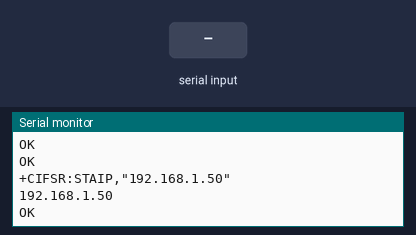
A sketch run on a simulated Arduino Uno, built with avr-gcc and run on an emulated ATmega328P. Parts: the last lines printed to the serial monitor. The test bench sets the inputs (shaded band). The modem accepts every AT command (registered, SIM ready, sends succeed) and sends nothing else.

Above: at 3.2 s.
3.3 s: "1" received over the second serial link
At 4.1 s:
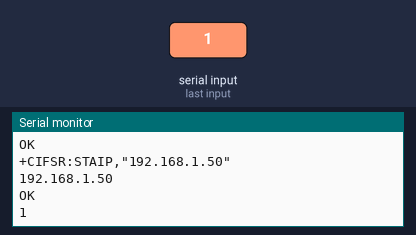
4.8 s: "0" received over the second serial link
At 5.3 s:
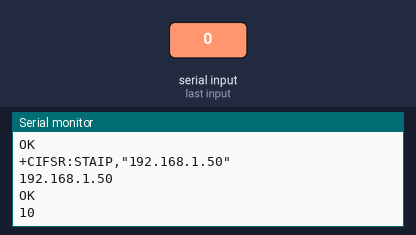

Measured:
- after the input at 3.3 s, the serial monitor: prints a new line at once (image 1)
- after the input at 4.8 s, the serial monitor: prints a new line at once (image 2)

The sketch:

A.ino
```cpp
#include <SoftwareSerial.h>
SoftwareSerial BT1(3, 2); // RX | TX CONECTADOS CRUZADOS CON EL MÓDULO WIFI

void setup()
{ Serial.begin(115200);
  BT1.begin(115200);
  BT1.println("AT+CWMODE=1"); // Establecer modo estación
  delay(500);
  BT1.println("AT+CWQAP"); // QUITAR PUNTO DE ACCESO
  delay(500);
  BT1.println("AT+CWJAP=\"gabriel\",\"Aa123456789\""); // establecer conxión
  // con usuario y contraseña
  BT1.println("AT+CIPMUX=1");
  delay(500);
  BT1.println("AT+CIPSERVER=1,80");
  delay(500);
  BT1.println("AT+CIFSR");

}

void loop()
{ String B = "." ;
  if (BT1.available())
  { char c = BT1.read() ;
    Serial.print(c);
  }
  if (Serial.available())
  { char c = Serial.read();
    BT1.print(c);
  }
}
```
